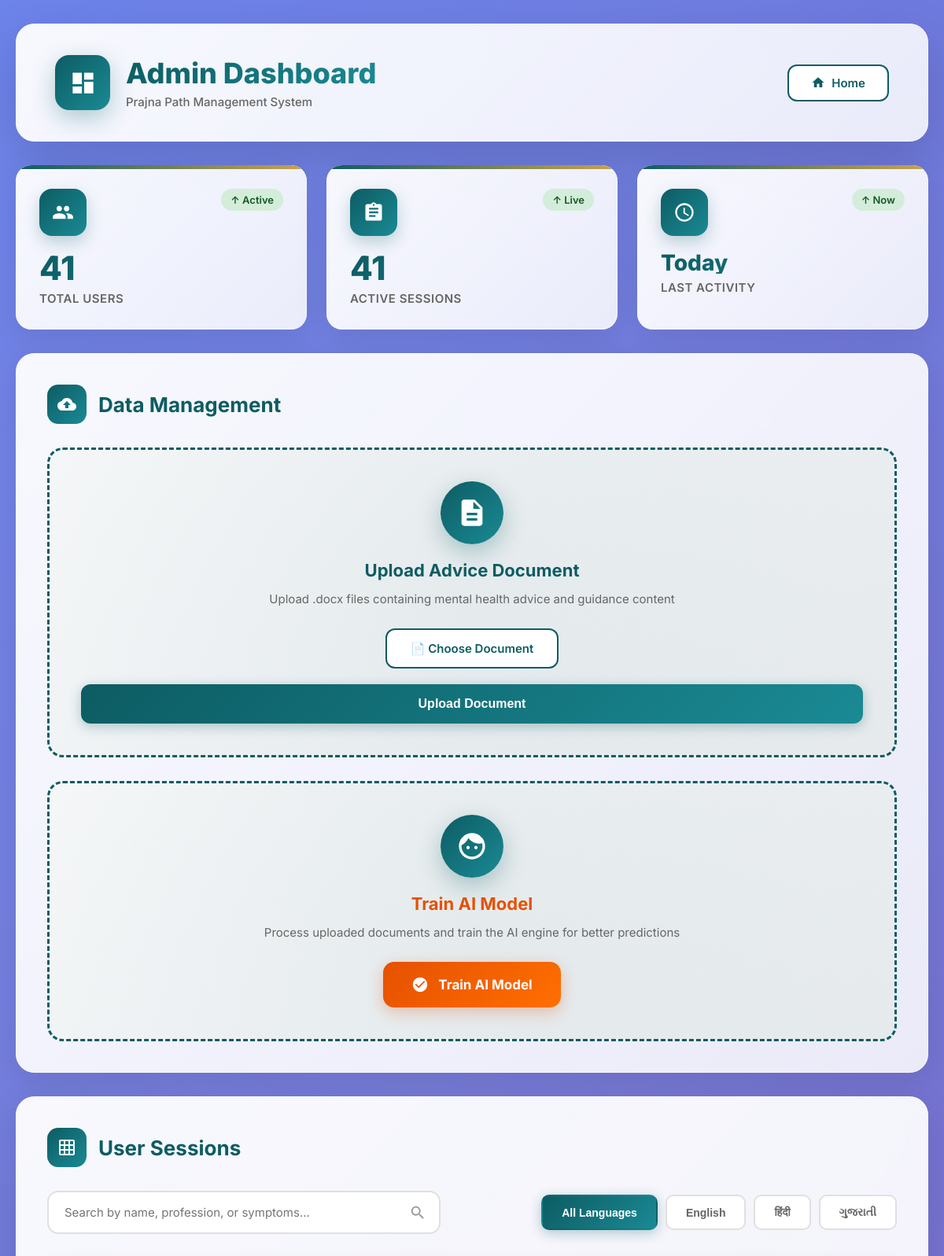
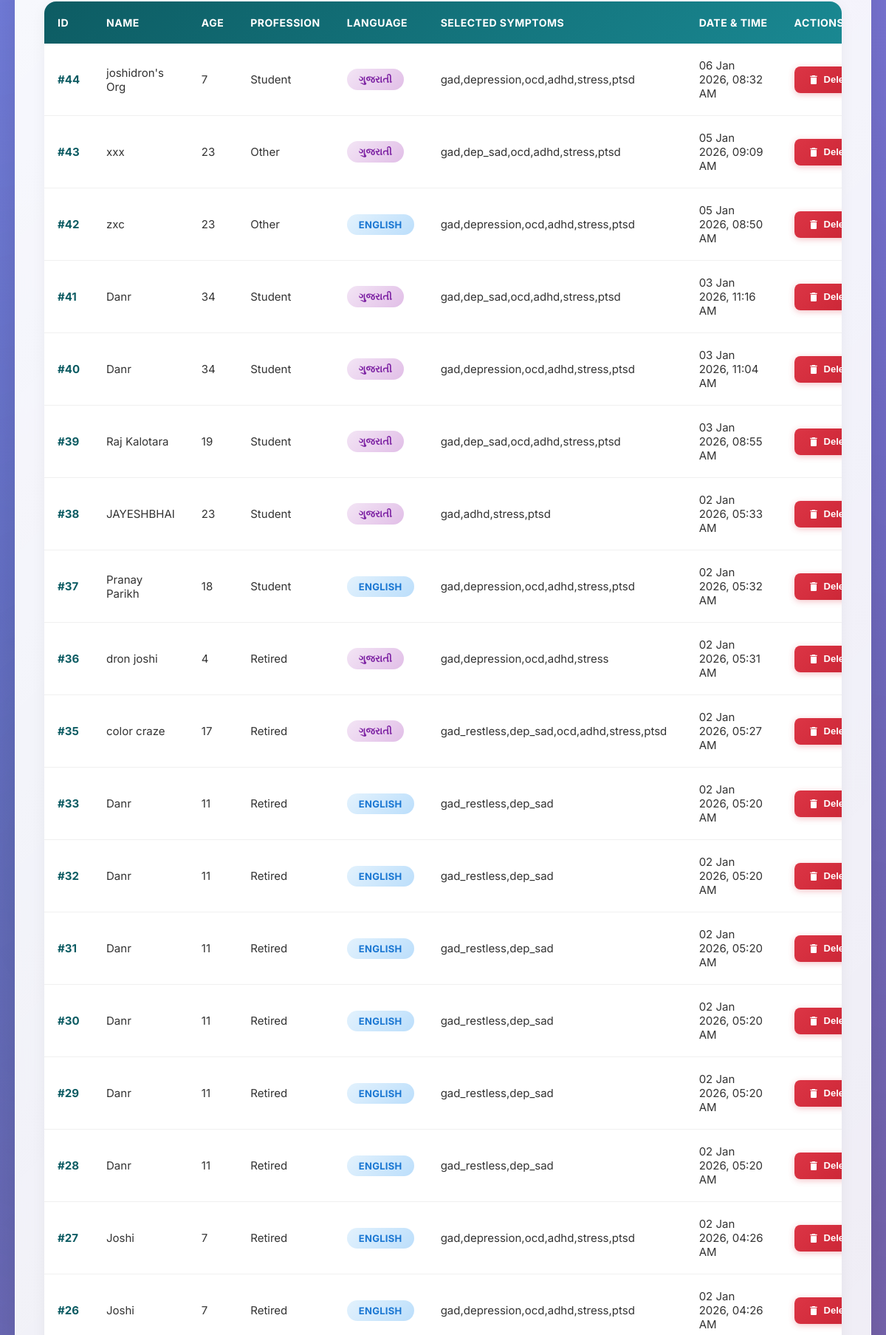
Screenshot of /admin/dashboard (signed in, upper part) with the database file from the repository (2 pictures, top to bottom).
### models.py (models this page shows)
class UserSession(db.Model):
    id = db.Column(db.Integer, primary_key=True)
    name = db.Column(db.String(100))
    age = db.Column(db.Integer)
    profession = db.Column(db.String(100))
    language = db.Column(db.String(20))
    selected_symptoms = db.Column(db.String(500)) # stored as JSON string or comma separated
    timestamp = db.Column(db.DateTime, default=datetime.utcnow)

### app.py (the view)
@app.route('/admin/dashboard')
def admin_dashboard():
    if not session.get('admin_logged_in'):
        return redirect(url_for('admin_login'))
    users = UserSession.query.order_by(UserSession.timestamp.desc()).all()
    total_users = UserSession.query.count()
    return render_template('admin_dashboard.html', users=users, total_users=total_users)

### templates/admin_dashboard.html (shortened to what this page needs)
<!DOCTYPE html>
<html lang="en">
<head>
</head>
<body>
    <div class="dashboard-container">
        <div class="dashboard-header">
            <div class="header-left">
                <div class="header-icon">
                    <svg viewBox="0 0 24 24">
                        <path d="M3 13h8V3H3v10zm0 8h8v-6H3v6zm10 0h8V11h-8v10zm0-18v6h8V3h-8z" />
                    </svg>
                </div>
                <div class="header-title">
                    <h1>Admin Dashboard</h1>
                    <p>Prajna Path Management System</p>
                </div>
            </div>
            <div class="header-actions">
                <a href="{{ url_for('index') }}" class="action-btn btn-secondary">
                    <svg width="18" height="18" viewBox="0 0 24 24" fill="currentColor">
                        <path d="M10 20v-6h4v6h5v-8h3L12 3 2 12h3v8z" />
                    </svg>
                    Home
                </a>
            </div>
        </div>
        <div class="stats-grid">
            <div class="stat-card">
                <div class="stat-header">
                    <div class="stat-icon">
                    </div>
                    <div class="stat-trend">↑ Active</div>
                </div>
                <div class="stat-value">{{ total_users }}</div>
                <div class="stat-label">Total Users</div>
            </div>
            <div class="stat-card">
                <div class="stat-header">
                    <div class="stat-icon">
                        <svg viewBox="0 0 24 24">
                            <path
                                d="M19 3h-4.18C14.4 1.84 13.3 1 12 1c-1.3 0-2.4.84-2.82 2H5c-1.1 0-2 .9-2 2v14c0 1.1.9 2 2 2h14c1.1 0 2-.9 2-2V5c0-1.1-.9-2-2-2zm-7 0c.55 0 1 .45 1 1s-.45 1-1 1-1-.45-1-1 .45-1 1-1zm2 14H7v-2h7v2zm3-4H7v-2h10v2zm0-4H7V7h10v2z" />
                        </svg>
                    </div>
                    <div class="stat-trend">↑ Live</div>
                </div>
                <div class="stat-value">{{ users|length }}</div>
                <div class="stat-label">Active Sessions</div>
            </div>
            <div class="stat-card">
                <div class="stat-header">
                    <div class="stat-icon">
                        <svg viewBox="0 0 24 24">
                            <path
                                d="M11.99 2C6.47 2 2 6.48 2 12s4.47 10 9.99 10C17.52 22 22 17.52 22 12S17.52 2 11.99 2zM12 20c-4.42 0-8-3.58-8-8s3.58-8 8-8 8 3.58 8 8-3.58 8-8 8zm.5-13H11v6l5.25 3.15.75-1.23-4.5-2.67z" />
                        </svg>
                    </div>
                    <div class="stat-trend">↑ Now</div>
                </div>
                <div class="stat-value" style="font-size: 28px;">Today</div>
                <div class="stat-label">Last Activity</div>
            </div>
        </div>
        <div class="management-section">
            <div class="section-header">
                <div class="section-icon">
                    <svg viewBox="0 0 24 24">
                        <path
                            d="M19.35 10.04C18.67 6.59 15.64 4 12 4 9.11 4 6.6 5.64 5.35 8.04 2.34 8.36 0 10.91 0 14c0 3.31 2.69 6 6 6h13c2.76 0 5-2.24 5-5 0-2.64-2.05-4.78-4.65-4.96zM14 13v4h-4v-4H7l5-5 5 5h-3z" />
                    </svg>
                </div>
                <div class="section-title">Data Management</div>
            </div>
            <div class="management-grid">
                <div class="management-card">
                    <div class="card-content">
                        <div class="card-icon">
                            <svg viewBox="0 0 24 24">
                                <path
                                    d="M14 2H6c-1.1 0-1.99.9-1.99 2L4 20c0 1.1.89 2 1.99 2H18c1.1 0 2-.9 2-2V8l-6-6zm2 16H8v-2h8v2zm0-4H8v-2h8v2zm-3-5V3.5L18.5 9H13z" />
                            </svg>
                        </div>
                        <h3 class="card-title">Upload Advice Document</h3>
                        <p class="card-description">Upload .docx files containing mental health advice and guidance
                            content</p>
                        <form action="{{ url_for('upload_file') }}" method="POST" enctype="multipart/form-data"
                            id="uploadForm">
                            <div class="file-upload-wrapper">
                                <label for="fileInput" class="file-label">
                                    📄 Choose Document
                                </label>
                            </div>
                            <button type="submit" class="upload-btn">Upload Document</button>
                        </form>
                    </div>
                </div>
                <div class="management-card">
                    <div class="card-content">
                        <div class="card-icon">
                        </div>
                        <h3 class="card-title" style="color: #e65100;">Train AI Model</h3>
                        <p class="card-description">Process uploaded documents and train the AI engine for better
                            predictions</p>
                        <a href="{{ url_for('train_ai') }}" class="train-btn">
                            <svg viewBox="0 0 24 24" fill="white">
                                <path
                                    d="M12 2C6.48 2 2 6.48 2 12s4.48 10 10 10 10-4.48 10-10S17.52 2 12 2zm-2 15l-5-5 1.41-1.41L10 14.17l7.59-7.59L19 8l-9 9z" />
                            </svg>
                            Train AI Model
                        </a>
                    </div>
                </div>
            </div>
        </div>
        <div class="table-section">
            <div class="section-header">
                <div class="section-icon">
                    <svg viewBox="0 0 24 24">
                        <path
                            d="M20 2H4c-1.1 0-2 .9-2 2v16c0 1.1.9 2 2 2h16c1.1 0 2-.9 2-2V4c0-1.1-.9-2-2-2zM8 20H4v-4h4v4zm0-6H4v-4h4v4zm0-6H4V4h4v4zm6 12h-4v-4h4v4zm0-6h-4v-4h4v4zm0-6h-4V4h4v4zm6 12h-4v-4h4v4zm0-6h-4v-4h4v4zm0-6h-4V4h4v4z" />
                    </svg>
                </div>
                <div class="section-title">User Sessions</div>
            </div>
            <div class="table-header">
                <div class="search-wrapper">
                    <input type="text" class="search-input" id="searchInput"
                        placeholder="Search by name, profession, or symptoms...">
                </div>
                <div class="filter-group">
                    <button class="filter-btn active" data-lang="all">All Languages</button>
                    <button class="filter-btn" data-lang="en">English</button>
                    <button class="filter-btn" data-lang="hi">हिंदी</button>
                    <button class="filter-btn" data-lang="gu">ગુજરાતી</button>
                </div>
            </div>
            <div class="table-wrapper">
                <table class="data-table" id="userTable">
                    <thead>
                        <tr>
                            <th>ID</th>
                            <th>Name</th>
                            <th>Age</th>
                            <th>Profession</th>
                            <th>Language</th>
                            <th>Selected Symptoms</th>
                            <th>Date & Time</th>
                            <th>Actions</th>
                        </tr>
                    </thead>
                    <tbody id="tableBody">
                        {% if users %}
                        {% for user in users %}
                        <tr data-lang="{{ user.language }}" data-user-id="{{ user.id }}">
                            <td>#{{ user.id }}</td>
                            <td>{{ user.name }}</td>
                            <td>{{ user.age }}</td>
                            <td>{{ user.profession }}</td>
                            <td>
                                <span class="badge badge-{{ user.language }}">
                                    {% if user.language == 'en' %}English
                                    {% elif user.language == 'hi' %}हिंदी
                                    {% elif user.language == 'gu' %}ગુજરાતી
                                    {% else %}{{ user.language }}
                                    {% endif %}
                                </span>
                            </td>
                            <td class="symptoms-cell" title="{{ user.selected_symptoms }}">
                                {{ user.selected_symptoms }}
                            </td>
                            <td>{{ user.timestamp.strftime('%d %b %Y, %I:%M %p') }}</td>
                            <td>
                                <button class="delete-btn" onclick="deleteUser({{ user.id }}, '{{ user.name }}')"
                                    title="Delete this user">
                                    <svg width="18" height="18" viewBox="0 0 24 24" fill="currentColor">
                                        <path
                                            d="M6 19c0 1.1.9 2 2 2h8c1.1 0 2-.9 2-2V7H6v12zM19 4h-3.5l-1-1h-5l-1 1H5v2h14V4z" />
                                    </svg>
                                    Delete
                                </button>
                            </td>
                        </tr>
                        {% endfor %}
                        {% endif %}
                    </tbody>
                </table>
            </div>
        </div>
    </div>
</body>
</html>

### rows the page displays
UserSession: id "44", name "joshidron's Org", age "7", profession "Student", language "ગુજરાતી", selected_symptoms "gad,depression,ocd,adhd,stress,ptsd", timestamp "06 Jan 2026, 08:32 AM"
UserSession: id "43", name "xxx", age "23", profession "Other", language "ગુજરાતી", selected_symptoms "gad,dep_sad,ocd,adhd,stress,ptsd", timestamp "05 Jan 2026, 09:09 AM"
UserSession: id "42", name "zxc", age "23", profession "Other", language "ENGLISH", selected_symptoms "gad,depression,ocd,adhd,stress,ptsd", timestamp "05 Jan 2026, 08:50 AM"
UserSession: id "41", name "Danr", age "34", profession "Student", language "ગુજરાતી", selected_symptoms "gad,dep_sad,ocd,adhd,stress,ptsd", timestamp "03 Jan 2026, 11:16 AM"
UserSession: id "40", name "Danr", age "34", profession "Student", language "ગુજરાતી", selected_symptoms "gad,depression,ocd,adhd,stress,ptsd", timestamp "03 Jan 2026, 11:04 AM"
UserSession: id "39", name "Raj Kalotara", age "19", profession "Student", language "ગુજરાતી", selected_symptoms "gad,dep_sad,ocd,adhd,stress,ptsd", timestamp "03 Jan 2026, 08:55 AM"
UserSession: id "38", name "JAYESHBHAI", age "23", profession "Student", language "ગુજરાતી", selected_symptoms "gad,adhd,stress,ptsd", timestamp "02 Jan 2026, 05:33 AM"
UserSession: id "37", name "Pranay Parikh", age "18", profession "Student", language "ENGLISH", selected_symptoms "gad,depression,ocd,adhd,stress,ptsd", timestamp "02 Jan 2026, 05:32 AM"
UserSession: id "36", name "dron joshi", age "4", profession "Retired", language "ગુજરાતી", selected_symptoms "gad,depression,ocd,adhd,stress", timestamp "02 Jan 2026, 05:31 AM"
UserSession: id "35", name "color craze", age "17", profession "Retired", language "ગુજરાતી", selected_symptoms "gad_restless,dep_sad,ocd,adhd,stress,ptsd", timestamp "02 Jan 2026, 05:27 AM"
UserSession: id "33", name "Danr", age "11", profession "Retired", language "ENGLISH", selected_symptoms "gad_restless,dep_sad", timestamp "02 Jan 2026, 05:20 AM"
UserSession: id "32", name "Danr", age "11", profession "Retired", language "ENGLISH", selected_symptoms "gad_restless,dep_sad", timestamp "02 Jan 2026, 05:20 AM"
UserSession: id "31", name "Danr", age "11", profession "Retired", language "ENGLISH", selected_symptoms "gad_restless,dep_sad", timestamp "02 Jan 2026, 05:20 AM"
UserSession: id "30", name "Danr", age "11", profession "Retired", language "ENGLISH", selected_symptoms "gad_restless,dep_sad", timestamp "02 Jan 2026, 05:20 AM"
UserSession: id "29", name "Danr", age "11", profession "Retired", language "ENGLISH", selected_symptoms "gad_restless,dep_sad", timestamp "02 Jan 2026, 05:20 AM"
UserSession: id "28", name "Danr", age "11", profession "Retired", language "ENGLISH", selected_symptoms "gad_restless,dep_sad", timestamp "02 Jan 2026, 05:20 AM"
UserSession: id "27", name "Joshi", age "7", profession "Retired", language "ENGLISH", selected_symptoms "gad,depression,ocd,adhd,stress,ptsd", timestamp "02 Jan 2026, 04:26 AM"
UserSession: id "26", name "Joshi", age "7", profession "Retired", language "ENGLISH", selected_symptoms "gad,depression,ocd,adhd,stress,ptsd", timestamp "02 Jan 2026, 04:26 AM"

### other values shown
{{ total_users }} "41"
{{ users|length }} "41"
